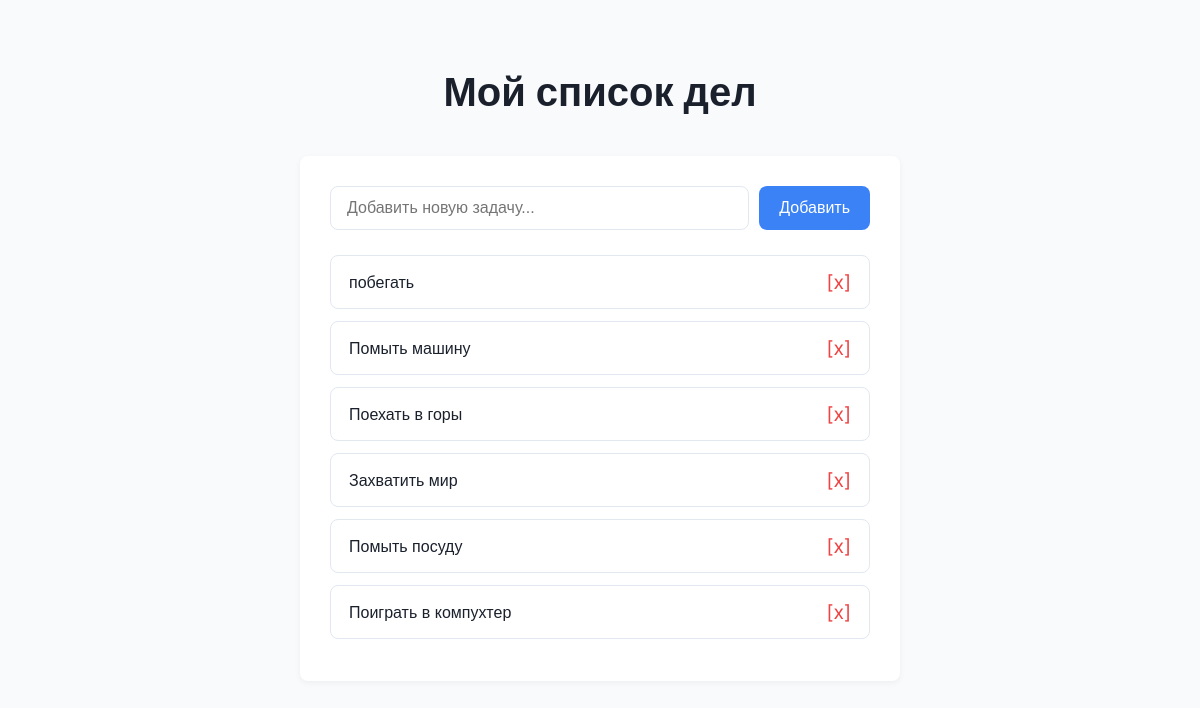
The app's page /, older data.
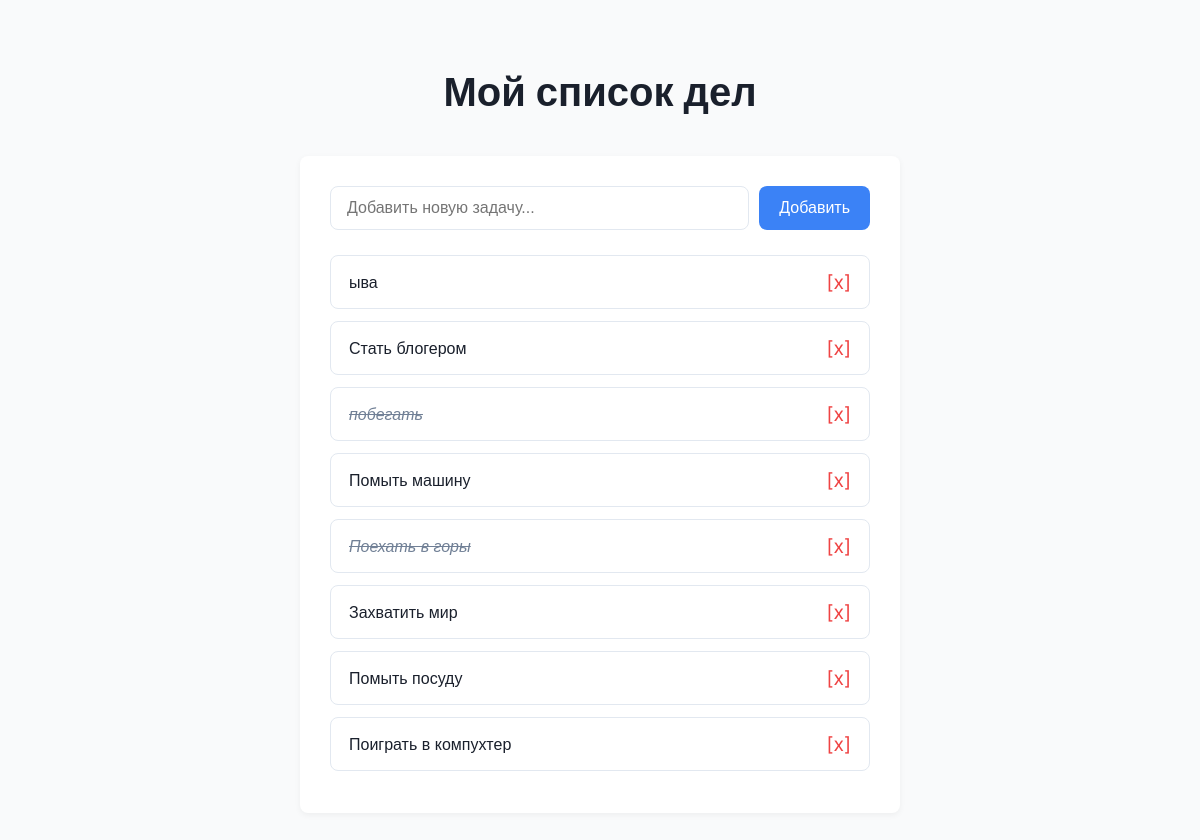
The same page, newer data.
### todo/models.py (models this page shows, shortened)
class Task(models.Model):
    title = models.CharField('Название задачи', max_length=200 )
    completed = models.BooleanField('Завершено', default=False )
    created_at = models.DateTimeField( auto_now_add=True )

### todo/views.py (the view)
# urls.py: path('', index, name='home'),
def index(request):
    tasks = Task.objects.order_by('-created_at')
    return render(request, 'index.html', {"tasks" : tasks})

### todo/templates/index.html (shortened to what this page needs)
<!DOCTYPE html>
<html lang="en">
<head>
</head>
<body>
    <h1>Мой список дел</h1>
    <div class="todo-container">
        <form action="{% url 'add' %}" method="POST">
            <input type="text" name="title" placeholder="Добавить новую задачу..." required>
            <button type="submit"> Добавить </button>
        </form>
        {% for task in tasks %}
            <div class="task">
                <a href="{% url 'complete_task' task.id %}">
                    {% if task.completed %}
                        <p class="completed"> {{task.title}} </p>
                    {% else %}
                        <p> {{task.title}} </p>
                    {% endif %}
                </a>
                <a href="{% url 'delete_task' task.id %}" class="delete-btn"> [x] </a>
            </div>
        {% endfor %}
    </div>
</body>
</html>

### todo/templates/index.html (style rules this page uses)
:root { --font-main: 'Inter', sans-serif; --color-bg: #f9fafb; --color-card: #ffffff; --color-border: #e2e8f0; --color-text: #1a202c; --color-text-muted: #718096; --color-accent: #3b82f6; --color-accent-hover: #2563eb; --color-danger: #ef4444; --radius: 8px; --shadow: 0 2px 6px rgba(0, 0, 0, 0.05); }
* { box-sizing: border-box; }
body { margin: 0; padding: 40px 20px; font-family: var(--font-main); background-color: var(--color-bg); color: var(--color-text); display: flex; flex-direction: column; align-items: center; min-height: 100vh; }
h1 { font-size: 2.5rem; margin-bottom: 40px; font-weight: 600; text-align: center; }
.todo-container { background: var(--color-card); border-radius: var(--radius); box-shadow: var(--shadow); padding: 30px; max-width: 600px; width: 100%; }
form { display: flex; gap: 10px; margin-bottom: 25px; }
form input[type="text"] { flex: 1; padding: 12px 16px; border: 1px solid var(--color-border); border-radius: var(--radius); font-size: 1rem; transition: border 0.2s ease; }
form button[type="submit"] { background: var(--color-accent); color: white; border: none; padding: 12px 20px; font-size: 1rem; font-weight: 500; border-radius: var(--radius); cursor: pointer; transition: background 0.2s ease; }
.task { background: var(--color-card); border: 1px solid var(--color-border); border-radius: var(--radius); padding: 14px 18px; margin-bottom: 12px; display: flex; justify-content: space-between; align-items: center; transition: box-shadow 0.2s ease; }
.task a { text-decoration: none; }
.task p { margin: 0; font-size: 1rem; color: var(--color-text); }
.task .completed { text-decoration: line-through; color: var(--color-text-muted); font-style: italic; }
.delete-btn { background: none; border: none; color: var(--color-danger); font-size: 1.2rem; cursor: pointer; transition: color 0.2s ease; text-decoration: none; }

Row changes from the older to the newer data that the page shows:
added Task: title "ыва"
added Task: title "Стать блогером"
changed Task "побегать": completed False → True (drawn)
changed Task "Поехать в горы": completed False → True (drawn)
